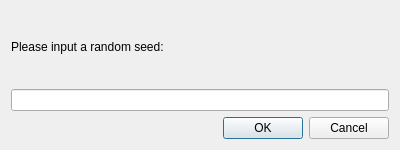
<?xml version="1.0" encoding="UTF-8"?>
<ui version="4.0">
 <class>RunDialog</class>
 <widget class="QDialog" name="RunDialog">
  <property name="geometry">
   <rect>
    <x>0</x>
    <y>0</y>
    <width>400</width>
    <height>150</height>
   </rect>
  </property>
  <property name="windowTitle">
   <string>Run</string>
  </property>
  <layout class="QVBoxLayout" name="verticalLayout">
   <item>
    <widget class="QLabel" name="label">
     <property name="text">
      <string>Please input a random seed:</string>
     </property>
    </widget>
   </item>
   <item>
    <widget class="QLineEdit" name="entry">
     <property name="toolTip">
      <string>Input a random seed</string>
     </property>
    </widget>
   </item>
   <item>
    <widget class="QDialogButtonBox" name="buttonBox">
     <property name="orientation">
      <enum>Qt::Horizontal</enum>
     </property>
     <property name="standardButtons">
      <set>QDialogButtonBox::Cancel|QDialogButtonBox::Ok</set>
     </property>
    </widget>
   </item>
  </layout>
 </widget>
 <resources/>
 <connections>
  <connection>
   <sender>buttonBox</sender>
   <signal>accepted()</signal>
   <receiver>RunDialog</receiver>
   <slot>accept()</slot>
   <hints>
    <hint type="sourcelabel">
     <x>248</x>
     <y>254</y>
    </hint>
    <hint type="destinationlabel">
     <x>157</x>
     <y>274</y>
    </hint>
   </hints>
  </connection>
  <connection>
   <sender>buttonBox</sender>
   <signal>rejected()</signal>
   <receiver>RunDialog</receiver>
   <slot>reject()</slot>
   <hints>
    <hint type="sourcelabel">
     <x>316</x>
     <y>260</y>
    </hint>
    <hint type="destinationlabel">
     <x>286</x>
     <y>274</y>
    </hint>
   </hints>
  </connection>
 </connections>
</ui> 
